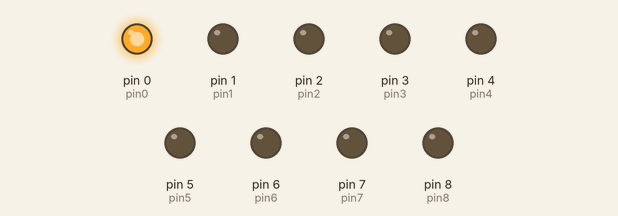
Bench run of a sketch on a simulated Arduino Uno, built with avr-gcc and run on an emulated ATmega328P. Shown: output pins drawn as LEDs (lit = HIGH).

Above: at 0.2 s.
At 0.7 s:
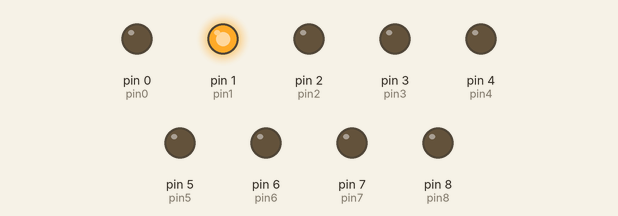
At 2.7 s:
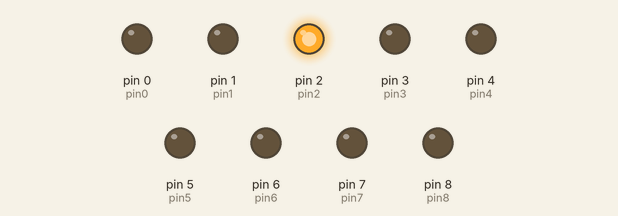
Timing chart, 0 to 3.5 s (numbered marks = the images above):
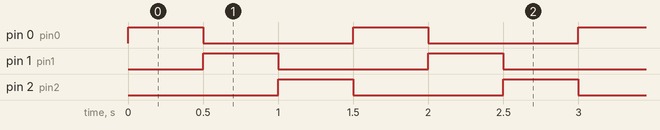

Measured:
- by itself, pin 0 (pin0), pin 1 (pin1), pin 2 (pin2): alternates HIGH for 0.50 s and LOW for 1.0 s
- by itself, everything shown: repeats every 1.5 s, in 3 steps

The sketch:

LED1.ino
```cpp
#define pin8  8
#define pin7  7
#define pin6  6
#define pin5  5
#define pin4  4
#define pin3  3
#define pin2  2
#define pin1  1
#define pin0  0

int led[9]={pin0, pin1, pin2, pin3, pin4, pin5, pin6, pin7, pin8};

void setup() {
  // put your setup code here, to run once:
  for(int i=0; i<10; i++)
    pinMode(led[i], OUTPUT);
}

void loop() {
  // put your main code here, to run repeatedly:
//  for(int i=0; i<10; i++){
//  digitalWrite(led[i], HIGH);
//  }
  digitalWrite(0, HIGH);
  digitalWrite(1, LOW);
  digitalWrite(2, LOW);
  digitalWrite(3, LOW);
  digitalWrite(4, LOW);
  digitalWrite(5, LOW);
  digitalWrite(6, LOW);
  digitalWrite(7, LOW);
  digitalWrite(8, LOW);
  delay(500);

  digitalWrite(0, LOW);
  digitalWrite(1, HIGH);
  digitalWrite(2, LOW);
  digitalWrite(3, LOW);
  digitalWrite(4, LOW);
  digitalWrite(5, LOW);
  digitalWrite(6, LOW);
  digitalWrite(7, LOW);
  digitalWrite(8, LOW);
  delay(500);

  digitalWrite(0, LOW);
  digitalWrite(1, LOW);
  digitalWrite(2, HIGH);
  digitalWrite(3, LOW);
  digitalWrite(4, LOW);
  digitalWrite(5, LOW);
  digitalWrite(6, LOW);
  digitalWrite(7, LOW);
  digitalWrite(8, LOW);
  delay(500);


}
```
